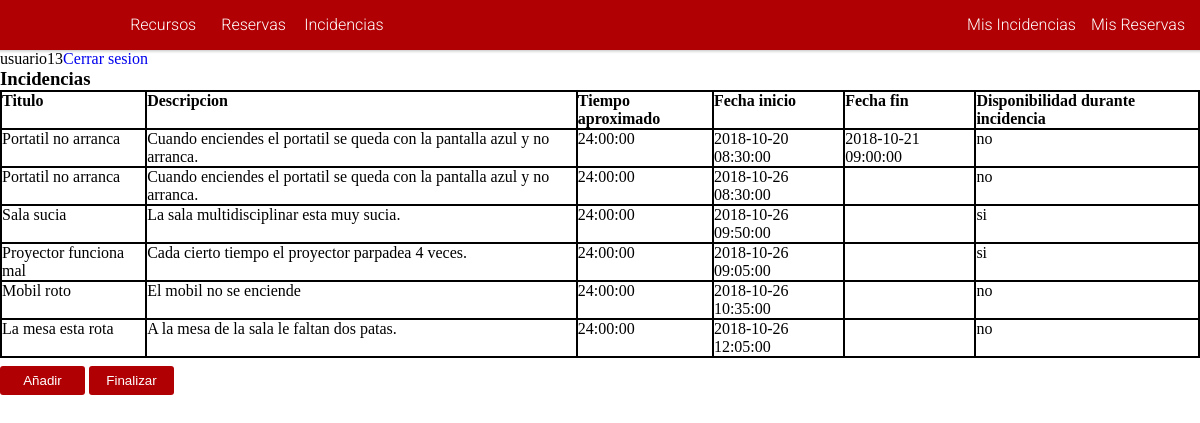
The app's page /PaginaWeb/index.php?mostrar=incidencias (signed in), older data.
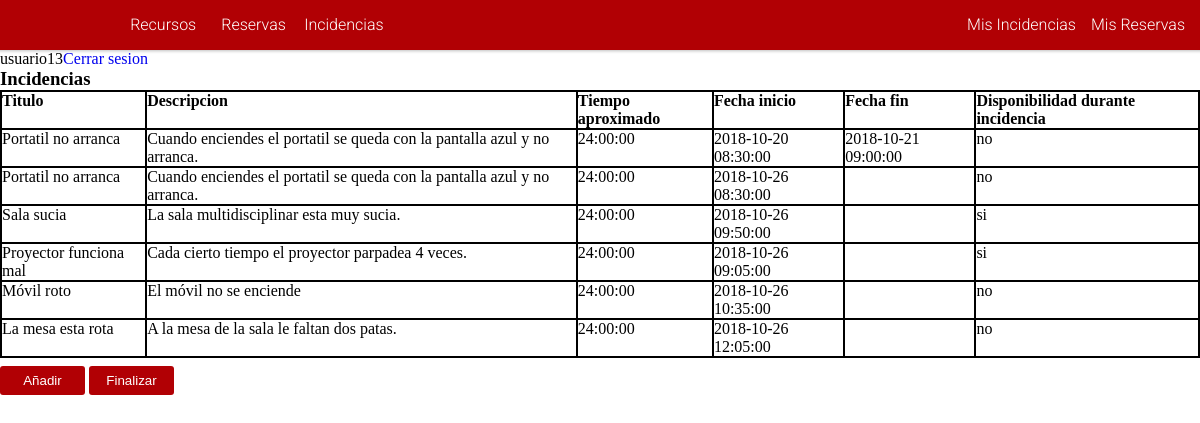
The same page, newer data.
### tables this page shows
CREATE TABLE IF NOT EXISTS `tbl_empleado` (
`id_empleado` int(11) NOT NULL AUTO_INCREMENT,
`email_empleado` varchar(100) DEFAULT NULL,
`usuario_empleado` varchar(100) DEFAULT NULL,
`password_empleado` varchar(255) DEFAULT NULL,
`nombre_empleado` varchar(100) DEFAULT NULL,
`apellido_empleado` varchar(100) DEFAULT NULL,
`grupo_empleado` ENUM('usuarios', 'administradores') DEFAULT NULL,
PRIMARY KEY (`id_empleado`),
UNIQUE KEY `email_empleado` (`email_empleado`),
UNIQUE KEY `usuario_empleado` (`usuario_empleado`)
);

CREATE TABLE IF NOT EXISTS `tbl_incidencia` (
`id_incidencia` int(11) NOT NULL AUTO_INCREMENT,
`titulo_incidencia` varchar(100) DEFAULT NULL,
`descripcion_incidencia` varchar(100) DEFAULT NULL,
`tiempoEstimado_incidencia` TIME DEFAULT NULL,
`fechaInicio_incidencia` DATETIME DEFAULT CURRENT_TIMESTAMP,
`fechaFinal_incidencia` DATETIME DEFAULT NULL,
`dispRecurso_incidencia` ENUM('si', 'no') DEFAULT NULL,
`id_reserva` int(11) DEFAULT NULL,
PRIMARY KEY (`id_incidencia`)
);

### PaginaWeb/php/datosUsuario.proc.php (called while the page is built, shortened)
<?php
	if (isset($_SESSION['user_id'])) {
		$records = $conn->prepare('SELECT id_empleado, usuario_empleado, email_empleado, password_empleado, grupo_empleado FROM tbl_empleado WHERE id_empleado = :id');
		$records->bindParam(':id', $_SESSION['user_id']);
		$records->execute();
		$results = $records->fetch(PDO::FETCH_ASSOC);
		if (count($results) > 0) {
			$usuario = $results;
		}
	}
?>

### PaginaWeb/php/incidencias.php (the view, shortened to what this page needs)
<article>
	<h1>Incidencias</h1>
	<?php
		$consulta=mysqli_query($link, "SELECT * FROM tbl_incidencia ORDER BY id_incidencia");
		echo "<div class='tabla'>";
			if(mysqli_num_rows($consulta)>0) {
				echo "<div class='fila encabezado'>";
					echo "<div class='columna'>Titulo</div>";
					echo "<div class='columna'>Descripcion</div>";
					echo "<div class='columna'>Tiempo aproximado</div>";
					echo "<div class='columna'>Fecha inicio</div>";
					echo "<div class='columna'>Fecha fin</div>";
					echo "<div class='columna'>Disponibilidad durante incidencia</div>";
				echo "</div>";
				while($array = mysqli_fetch_array($consulta)) {
					$nombre = $array['titulo_incidencia'];
					$tipo = $array['descripcion_incidencia'];
					$tiempoEstimado=$array['tiempoEstimado_incidencia'];
					$fechaInicio=$array['fechaInicio_incidencia'];
					$fechaFin = $array['fechaFinal_incidencia'];
					$disponible = $array['dispRecurso_incidencia'];
					echo "<div class='fila'>";
						echo "<div class='columna'>$nombre</div>";
						echo "<div class='columna'>$tipo</div>";
						echo "<div class='columna'>$tiempoEstimado</div>";
						echo "<div class='columna'>$fechaInicio</div>";
						echo "<div class='columna'>$fechaFin</div>";
						echo "<div class='columna'>$disponible</div>";
					echo "</div>";
				}
			}
		echo "</div>";
	?>
	<a href="#mostrarAñadirIncidencia"><input class="añadir-lista" type="button" value="Añadir"></a>
	<a href="#mostrarFinalizarIncidencia"><input class="añadir-lista" type="button" value="Finalizar"></a>
</article>

### PaginaWeb/index.php (shortened to what this page needs)
<!DOCTYPE html>
<html>
	<head>
		<link rel="stylesheet" href="https://use.fontawesome.com/releases/v5.4.1/css/all.css">
		<link rel="stylesheet" type="text/css" href="assets/css/estilos.css">
	</head>
	<body>
		<?php
			include "php/conexion.proc.php";
			include "php/datosUsuario.proc.php";
			if (!isset($_SESSION['user_id'])) {
				include "php/login.php";
			} else {
				$nombreUsuario = $usuario['usuario_empleado'];
				echo "$nombreUsuario";
				echo "<a href='index.php?mostrar=cerrarSesion'>Cerrar sesion</a>";
				include "php/navegador.php";
				?><section><?php
					if (!isset($_REQUEST['mostrar'])) {
						include "php/recursos.php";
						?><?php
					} else {
						$mostrar = $_REQUEST['mostrar'];
						switch ($mostrar) {
							case 'incidencias':
								include "php/incidencias.php";
								break;
						}
					}
				?></section><?php
			}
		?>
	</body>
</html>

### PaginaWeb/php/navegador.php (shortened to what this page needs)
<nav id='MenuDesplegable' class="menu">
	<ul class="nav">
		<li class="nivel1"><a href="index.php">Recursos</a></li>
		<li class="nivel1"><a href="index.php?mostrar=reservas">Reservas</a></li>
		<li class="nivel1"><a href="index.php?mostrar=incidencias">Incidencias</a></li>
		<li class="usuario"><a href="index.php?mostrar=reservas&mias=si">Mis Reservas</a></li>
		<li class="usuario"><a href="index.php?mostrar=incidencias&mias=si">Mis Incidencias</a></li>
	</ul>
</nav>

### PaginaWeb/assets/css/estilos.css (style rules this page uses)
* { margin: 0; padding: 0; list-style: none; text-decoration: none; border: none; outline: none; box-sizing: border-box; }
body { margin-top: 50px; }

### PaginaWeb/assets/css/formulariosBotones.css (style rules this page uses)
input[type="button"] { padding: 7px; color: #fff; background: #b10004; width: 85px; margin-top: 8px; margin-bottom: 8px; border: 0; border-radius: 3px; cursor: pointer; }

### PaginaWeb/assets/css/tablas.css (style rules this page uses)
div.tabla { display: table; border: 1px solid black; }
div.fila { display: table-row; border: 1px solid black; }
div.columna { display: table-cell; border: 1px solid black; }
div.encabezado { font-weight: bold; }

### PaginaWeb/assets/css/menu.css (style rules this page uses)
* { margin: 0; padding: 0; box-sizing: border-box; }
nav { background-color: #b10004; position: fixed; z-index: 1000; top: 0; width: 100%; box-shadow: 0 -5px 3px 6px rgba(0,0,0,.255); left: 0 !important; font-family: 'Roboto', sans-serif; }
ul.nav { list-style-type: none; margin-left: 10%; }
nav ul li.nivel1 { display: inline-block; width: 8%; position: relative; text-align: center; }
nav ul li.usuario { display: inline-block; min-width: 8%; position: relative; text-align: center; cursor: pointer; float: right; padding-right: 15px; }
nav li a { display: block; text-decoration: none; line-height: 50px; color: #ffffff; font-weight: 300; }

Row changes from the older to the newer data that the page shows:
changed tbl_incidencia: titulo_incidencia "Mobil roto" → "Móvil roto"; descripcion_incidencia "El mobil no se enciende" → "El móvil no se enciende"
